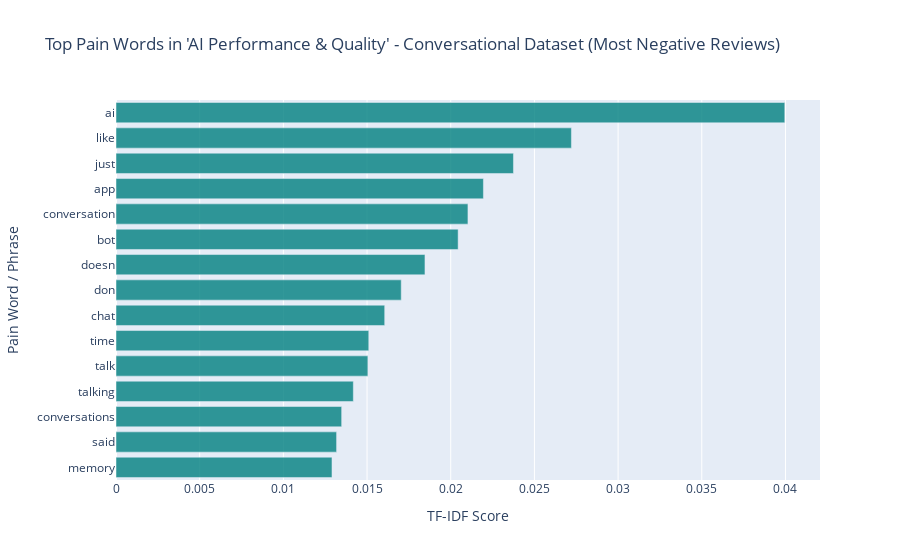
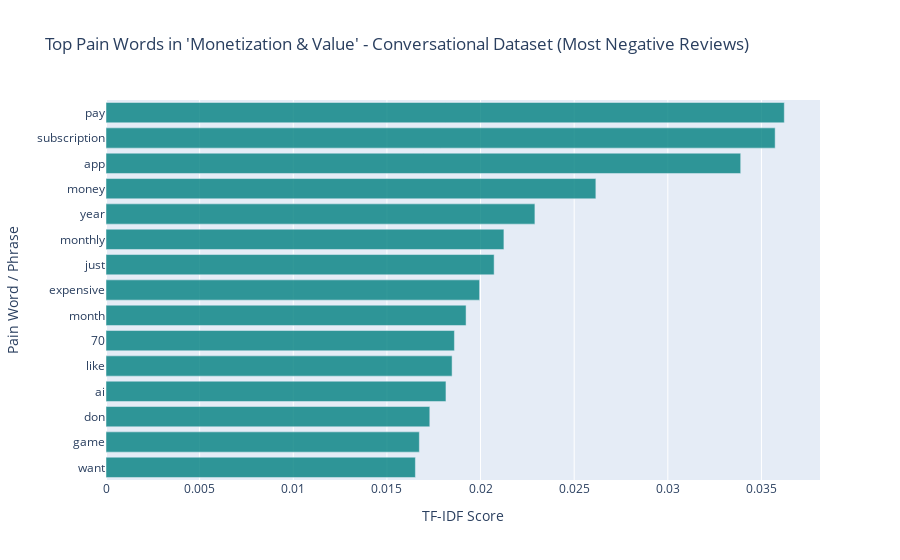
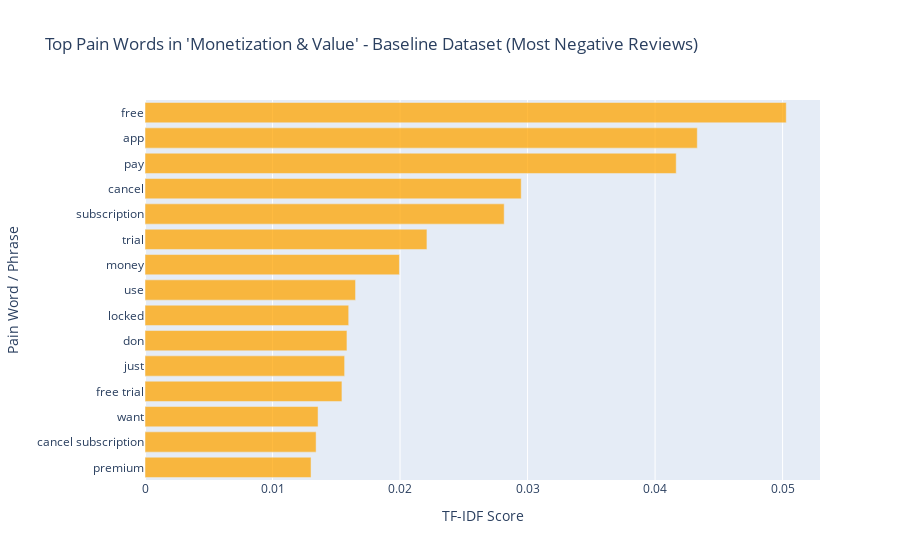
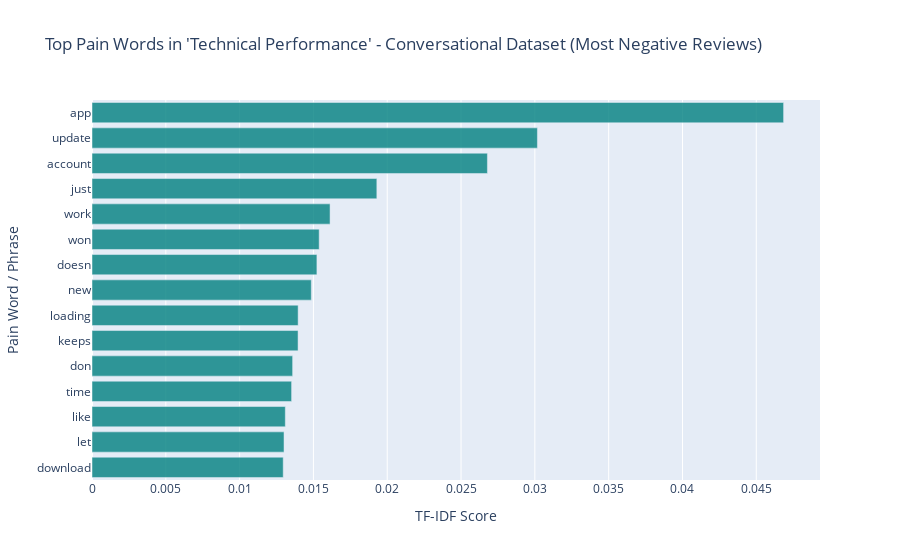

Notebook cell for these charts, in order:
### Code cell
# Imports
import pandas as pd
import plotly.express as px
from sklearn.feature_extraction.text import TfidfVectorizer


# Colors for datasets
COLORS = {
    "Conversational": "rgba(0, 128, 128, 0.8)",  # Teal
    "Baseline": "rgba(255, 165, 0, 0.75)",  # Soft Orange
}

# Themes to analyze
THEMES_TO_ANALYZE = [
    "AI Performance & Quality",
    "Monetization & Value",
    "Technical Performance",
]


def get_top_tfidf_words(documents, top_n=15):
    """Compute top N TF-IDF scoring words or phrases from a list/series of documents."""
    vectorizer = TfidfVectorizer(
        ngram_range=(1, 2), max_features=5000, stop_words="english"
    )
    tfidf_matrix = vectorizer.fit_transform(documents)
    avg_tfidf = tfidf_matrix.mean(axis=0).A1
    terms = vectorizer.get_feature_names_out()
    scores_df = pd.DataFrame({"term": terms, "tfidf": avg_tfidf})
    return scores_df.sort_values(by="tfidf", ascending=False).head(top_n)


def plot_pain_words_bar(top_pain_words, theme, dataset_name, color):
    """Plot a horizontal bar chart of pain words TF-IDF scores using Plotly Express."""
    fig = px.bar(
        top_pain_words.sort_values("tfidf", ascending=True),
        x="tfidf",
        y="term",
        orientation="h",
        title=f"Top Pain Words in '{theme}' - {dataset_name} Dataset (Most Negative Reviews)",
        labels={"tfidf": "TF-IDF Score", "term": "Pain Word / Phrase"},
        color_discrete_sequence=[color],
    )
    fig.update_layout(yaxis=dict(tickfont=dict(size=12)))
    fig.show()


# Load datasets
conv_df = pd.read_csv(r"conversational_apps_themed_and_scored.csv").dropna(
    subset=["review_text"]
)
base_df = pd.read_csv(r"baseline_app_themed_and_scored.csv").dropna(
    subset=["review_text"]
)

print(f"Conversational dataset shape: {conv_df.shape}")
print(f"Baseline dataset shape: {base_df.shape}")
print("Conversational Themes:", conv_df["theme"].unique())
print("Baseline Themes:", base_df["theme"].unique())

# Analyze themes
for theme in THEMES_TO_ANALYZE:
    print(f"\n=== Analyzing Theme: {theme} ===")
    for ds_name, dataset in [("Conversational", conv_df), ("Baseline", base_df)]:
        theme_reviews = dataset[dataset["theme"] == theme]

        if theme_reviews.empty:
            print(f"No reviews found for theme '{theme}' in {ds_name} dataset.")
            continue

        sentiment_cutoff = theme_reviews["sentiment_score"].quantile(0.25)
        neg_reviews = theme_reviews[
            theme_reviews["sentiment_score"] <= sentiment_cutoff
        ]

        if neg_reviews.empty:
            print(
                f"No negative reviews (bottom 25%) found for theme '{theme}' in {ds_name} dataset."
            )
            continue

        top_pain_words = get_top_tfidf_words(neg_reviews["review_text"], top_n=15)
        plot_pain_words_bar(top_pain_words, theme, ds_name, COLORS[ds_name])

# Focus: Monetization & Value
conv_monet = conv_df[conv_df["theme"] == "Monetization & Value"]
conv_monet_neg = conv_monet[
    conv_monet["sentiment_score"] <= conv_monet["sentiment_score"].quantile(0.25)
]

base_monet = base_df[base_df["theme"] == "Monetization & Value"]
base_monet_neg = base_monet[
    base_monet["sentiment_score"] <= base_monet["sentiment_score"].quantile(0.25)
]

# TF-IDF scores
conv_pain = get_top_tfidf_words(conv_monet_neg["review_text"], top_n=15)
conv_pain["dataset"] = "Conversational"

base_pain = get_top_tfidf_words(base_monet_neg["review_text"], top_n=15)
base_pain["dataset"] = "Baseline"

# Combine and sort
combined = pd.concat([conv_pain, base_pain])
combined_sorted = combined.sort_values(by="tfidf", ascending=True)

# Plot comparison chart
fig = px.bar(
    combined_sorted,
    x="tfidf",
    y="term",
    color="dataset",
    orientation="h",
    barmode="group",
    title=(
        "Emotional Fingerprint Comparison: 'Monetization & Value'"
        "<br><sub>Conversational vs Baseline Apps</sub>"
    ),
    height=700,
    color_discrete_map=COLORS,
    labels={
        "tfidf": "TF-IDF Score (Pain Word Importance)",
        "term": "Pain Word / Phrase",
        "dataset": "App Type",
    },
)

fig.update_traces(
    marker_line_width=0.5,
    marker_line_color="rgba(0,0,0,0.1)",
    hovertemplate="<b>%{y}</b><br>%{x:.4f} TF-IDF<br>%{color}<extra></extra>",
)

fig.update_layout(
    font=dict(family="Segoe UI", size=14),
    title_font=dict(size=22),
    yaxis=dict(
        categoryorder="total ascending",
        tickfont=dict(size=13),
        gridcolor="rgba(200,200,200,0.1)",
    ),
    xaxis=dict(
        tickfont=dict(size=13),
        gridcolor="rgba(200,200,200,0.2)",
    ),
    legend=dict(
        title=None,
        orientation="v",
        yanchor="top",
        y=1,
        xanchor="left",
        x=1.02,
        font=dict(size=13),
    ),
    plot_bgcolor="white",
    paper_bgcolor="white",
    margin=dict(l=100, r=120, t=90, b=60),
)

fig.show()

### Figure 1 — Plotly figure (JSON) as saved in the notebook; plotly's stock layout.template omitted (floating-point values rounded to 4 significant figures)
{"data": [{"hovertemplate": "TF-IDF Score=%{x}<br>Pain Word / Phrase=%{y}<extra></extra>", "legendgroup": "", "marker": {"color": "rgba(0, 128, 128, 0.8)", "pattern": {"shape": ""}}, "name": "", "orientation": "h", "showlegend": false, "textposition": "auto", "type": "bar", "x": [0.0129, 0.01318, 0.01348, 0.01418, 0.01505, 0.0151, 0.01605, 0.01704, 0.01846, 0.02044, 0.02103, 0.02195, 0.02375, 0.02721, 0.03996], "xaxis": "x", "y": ["memory", "said", "conversations", "talking", "talk", "time", "chat", "don", "doesn", "bot", "conversation", "app", "just", "like", "ai"], "yaxis": "y"}], "layout": {"barmode": "relative", "legend": {"tracegroupgap": 0}, "title": {"text": "Top Pain Words in 'AI Performance & Quality' - Conversational Dataset (Most Negative Reviews)"}, "xaxis": {"anchor": "y", "domain": [0, 1], "title": {"text": "TF-IDF Score"}}, "yaxis": {"anchor": "x", "domain": [0, 1], "tickfont": {"size": 12}, "title": {"text": "Pain Word / Phrase"}}}}

### Figure 2 — Plotly figure (JSON) as saved in the notebook; plotly's stock layout.template omitted (floating-point values rounded to 4 significant figures)
{"data": [{"hovertemplate": "TF-IDF Score=%{x}<br>Pain Word / Phrase=%{y}<extra></extra>", "legendgroup": "", "marker": {"color": "rgba(0, 128, 128, 0.8)", "pattern": {"shape": ""}}, "name": "", "orientation": "h", "showlegend": false, "textposition": "auto", "type": "bar", "x": [0.01652, 0.01673, 0.01729, 0.01815, 0.01848, 0.0186, 0.01923, 0.01995, 0.02073, 0.02125, 0.0229, 0.02616, 0.03389, 0.03573, 0.03622], "xaxis": "x", "y": ["want", "game", "don", "ai", "like", "70", "month", "expensive", "just", "monthly", "year", "money", "app", "subscription", "pay"], "yaxis": "y"}], "layout": {"barmode": "relative", "legend": {"tracegroupgap": 0}, "title": {"text": "Top Pain Words in 'Monetization & Value' - Conversational Dataset (Most Negative Reviews)"}, "xaxis": {"anchor": "y", "domain": [0, 1], "title": {"text": "TF-IDF Score"}}, "yaxis": {"anchor": "x", "domain": [0, 1], "tickfont": {"size": 12}, "title": {"text": "Pain Word / Phrase"}}}}

### Figure 3 — Plotly figure (JSON) as saved in the notebook; plotly's stock layout.template omitted (floating-point values rounded to 4 significant figures)
{"data": [{"hovertemplate": "TF-IDF Score=%{x}<br>Pain Word / Phrase=%{y}<extra></extra>", "legendgroup": "", "marker": {"color": "rgba(255, 165, 0, 0.75)", "pattern": {"shape": ""}}, "name": "", "orientation": "h", "showlegend": false, "textposition": "auto", "type": "bar", "x": [0.01302, 0.01342, 0.01357, 0.01544, 0.01565, 0.01584, 0.01597, 0.01651, 0.01995, 0.02211, 0.02817, 0.0295, 0.04166, 0.04331, 0.05029], "xaxis": "x", "y": ["premium", "cancel subscription", "want", "free trial", "just", "don", "locked", "use", "money", "trial", "subscription", "cancel", "pay", "app", "free"], "yaxis": "y"}], "layout": {"barmode": "relative", "legend": {"tracegroupgap": 0}, "title": {"text": "Top Pain Words in 'Monetization & Value' - Baseline Dataset (Most Negative Reviews)"}, "xaxis": {"anchor": "y", "domain": [0, 1], "title": {"text": "TF-IDF Score"}}, "yaxis": {"anchor": "x", "domain": [0, 1], "tickfont": {"size": 12}, "title": {"text": "Pain Word / Phrase"}}}}

### Figure 4 — Plotly figure (JSON) as saved in the notebook; plotly's stock layout.template omitted (floating-point values rounded to 4 significant figures)
{"data": [{"hovertemplate": "TF-IDF Score=%{x}<br>Pain Word / Phrase=%{y}<extra></extra>", "legendgroup": "", "marker": {"color": "rgba(0, 128, 128, 0.8)", "pattern": {"shape": ""}}, "name": "", "orientation": "h", "showlegend": false, "textposition": "auto", "type": "bar", "x": [0.01295, 0.01301, 0.0131, 0.01352, 0.01359, 0.01396, 0.01396, 0.01486, 0.01524, 0.01539, 0.01613, 0.0193, 0.02679, 0.03017, 0.04685], "xaxis": "x", "y": ["download", "let", "like", "time", "don", "keeps", "loading", "new", "doesn", "won", "work", "just", "account", "update", "app"], "yaxis": "y"}], "layout": {"barmode": "relative", "legend": {"tracegroupgap": 0}, "title": {"text": "Top Pain Words in 'Technical Performance' - Conversational Dataset (Most Negative Reviews)"}, "xaxis": {"anchor": "y", "domain": [0, 1], "title": {"text": "TF-IDF Score"}}, "yaxis": {"anchor": "x", "domain": [0, 1], "tickfont": {"size": 12}, "title": {"text": "Pain Word / Phrase"}}}}
